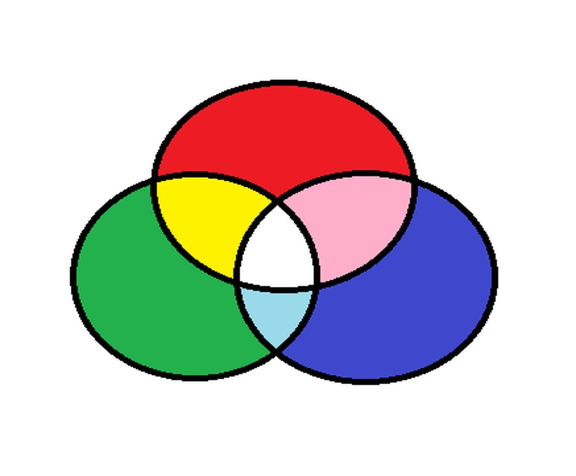
#> input picture OpenCV2/images/RGB.png, 1152 x 951 px (shown at 1/2 size)
$ python 'Find_circles_&_Ellipes_in_an_Image.py'
#> lines starting #> are read from the running program, lines starting #| are printed output that depends on the picture
"""
    Find circles and ellipses in an image

    To identify circles, ellipses or in general any shape in which the pixels are
    connected we use the SimpleBlobDetector() function of OpenCv. In non-technical
    terms, a blob is understood as a thick liquid drop. Here, we are going to call all
    shapes as a blob. Our task is to detect and recognize whether the blob is a circle
    or not.
"""

import cv2
import numpy as np

# load image
img = cv2.imread("../images/RGB.png", 0)
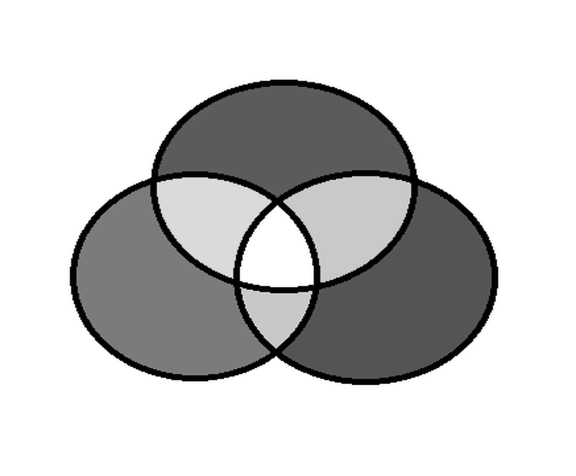
#> img: shape (951, 1152) (shown at 1/2 size); min 0, max 255, mean 205.1

# set our filtering parameters
# initialize parameters settimg using cv2.SimpleBlobDetector
params = cv2.SimpleBlobDetector_Params()

# set area filtering parameters
params.filterByArea = True
params.minArea = 100

# se circularity filtering parameters
params.filterByConvexity = True
params.minConvexity = 0.2

# set incertia filtering parameters
params.filterByInertia = True
params.minInertiaRatio = 0.01

# create a detector with the parameters
detector = cv2.SimpleBlobDetector_create(params)

# detect blob
keypoints = detector.detect(img)
#> keypoints = ()

# draw blobs on our image as red circles
blank = np.zeros((1, 1))
blobs = cv2.drawKeypoints(img, keypoints, blank, (0, 0, 255), cv2.DRAW_MATCHES_FLAGS_DRAW_RICH_KEYPOINTS)

number_of_blobs = len(keypoints)
#> number_of_blobs = 0
text = "Number of circular blobs : "+ str(len(keypoints))
#> text = 'Number of circular blobs : 0'
cv2.putText(blobs, text, (20, 550), cv2.FONT_HERSHEY_SIMPLEX, 1, (0, 100, 255), 2)
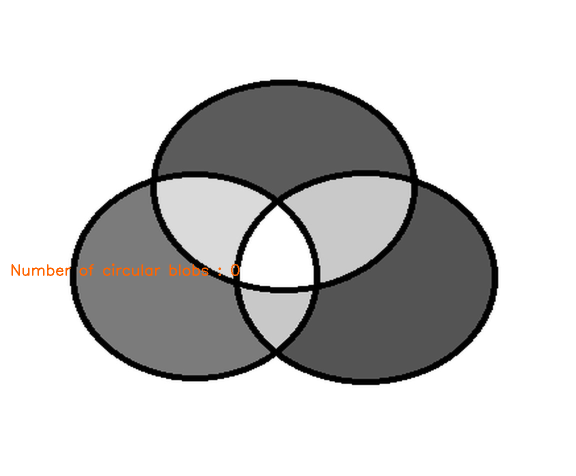
#> blobs: shape (951, 1152, 3) (shown at 1/2 size); mean of channels 0, 1, 2 204.7, 205, 205.4; drawn as B, G, R

# show blobs
cv2.imshow("Filtering circular blobs only", blobs)
cv2.waitKey(0)
cv2.destroyAllWindows()
